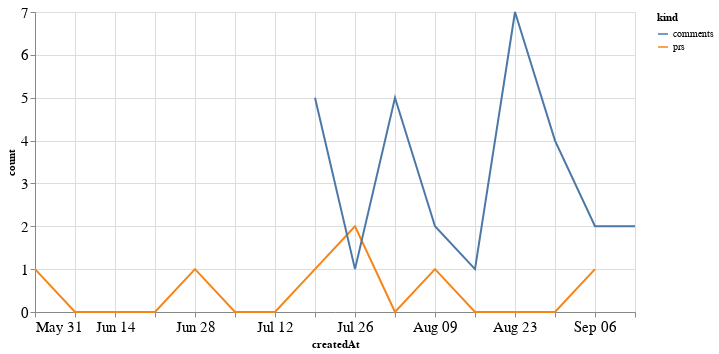

Notebook code cell kept with this figure:
### Code cell
alt.Chart(total_time, width=600).mark_line().encode(
    x='createdAt',
    y='count',
    color='kind'
)

### Figure 1 — Vega-Lite specification as saved in the notebook (floating-point values rounded to 4 significant figures)
{"config": {"axisLeft": {"labelFontSize": 15}, "axisBottom": {"labelFontSize": 15}}, "data": {"name": "data-e1378a7137ad1de01f23757db16e9da0"}, "mark": "line", "encoding": {"color": {"type": "nominal", "field": "kind"}, "x": {"type": "temporal", "field": "createdAt"}, "y": {"type": "quantitative", "field": "count"}}, "width": 600, "$schema": "https://vega.github.io/schema/vega-lite/v4.8.1.json", "datasets": {"data-e1378a7137ad1de01f23757db16e9da0": [{"createdAt": "2020-05-31T00:00:00", "kind": "prs", "count": 1.0}, {"createdAt": "2020-06-07T00:00:00", "kind": "prs", "count": 0.0}, {"createdAt": "2020-06-14T00:00:00", "kind": "prs", "count": 0.0}, {"createdAt": "2020-06-21T00:00:00", "kind": "prs", "count": 0.0}, {"createdAt": "2020-06-28T00:00:00", "kind": "prs", "count": 1.0}, {"createdAt": "2020-07-05T00:00:00", "kind": "prs", "count": 0.0}, {"createdAt": "2020-07-12T00:00:00", "kind": "prs", "count": 0.0}, {"createdAt": "2020-07-19T00:00:00", "kind": "prs", "count": 1.0}, {"createdAt": "2020-07-26T00:00:00", "kind": "prs", "count": 2.0}, {"createdAt": "2020-08-02T00:00:00", "kind": "prs", "count": 0.0}, {"createdAt": "2020-08-09T00:00:00", "kind": "prs", "count": 1.0}, {"createdAt": "2020-08-16T00:00:00", "kind": "prs", "count": 0.0}, {"createdAt": "2020-08-23T00:00:00", "kind": "prs", "count": 0.0}, {"createdAt": "2020-08-30T00:00:00", "kind": "prs", "count": 0.0}, {"createdAt": "2020-09-06T00:00:00", "kind": "prs", "count": 1.0}, {"createdAt": "2020-09-13T00:00:00", "kind": "prs", "count": null}, {"createdAt": "2020-05-31T00:00:00", "kind": "comments", "count": null}, {"createdAt": "2020-06-07T00:00:00", "kind": "comments", "count": null}, {"createdAt": "2020-06-14T00:00:00", "kind": "comments", "count": null}, {"createdAt": "2020-06-21T00:00:00", "kind": "comments", "count": null}, {"createdAt": "2020-06-28T00:00:00", "kind": "comments", "count": null}, {"createdAt": "2020-07-05T00:00:00", "kind": "comments", "count": null}, {"createdAt": "2020-07-12T00:00:00", "kind": "comments", "count": null}, {"createdAt": "2020-07-19T00:00:00", "kind": "comments", "count": 5.0}, {"createdAt": "2020-07-26T00:00:00", "kind": "comments", "count": 1.0}, {"createdAt": "2020-08-02T00:00:00", "kind": "comments", "count": 5.0}, {"createdAt": "2020-08-09T00:00:00", "kind": "comments", "count": 2.0}, {"createdAt": "2020-08-16T00:00:00", "kind": "comments", "count": 1.0}, {"createdAt": "2020-08-23T00:00:00", "kind": "comments", "count": 7.0}, {"createdAt": "2020-08-30T00:00:00", "kind": "comments", "count": 4.0}, {"createdAt": "2020-09-06T00:00:00", "kind": "comments", "count": 2.0}, {"createdAt": "2020-09-13T00:00:00", "kind": "comments", "count": 2.0}]}}
